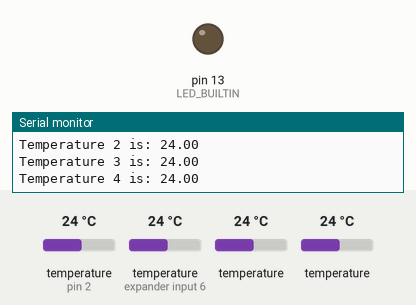
Recording of a sketch running on a simulated Arduino Uno, built with avr-gcc and run on an emulated ATmega328P. Shown: output pins drawn as LEDs (lit = HIGH), the last lines printed to the serial monitor. The test bench sets the inputs (shaded band); at power-on: temperature (sensors on pin 2, expander input 6) 24 °C, temperature 24 °C.

Above: at 0.9 s.
At 5.5 s:
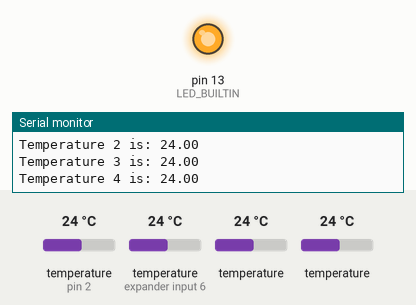
Timing chart, 0 to 6.5 s (numbered marks = the images above):
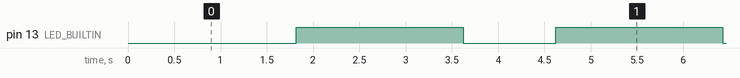

The sketch:

temp_wody_CO.ino
```cpp
#include <OneWire.h>
#include <DallasTemperature.h>

// Data wire is plugged into pin 2 on the Arduino
#define ONE_WIRE_BUS 2

// Setup a oneWire instance to communicate with any OneWire devices
// (not just Maxim/Dallas temperature ICs)
OneWire oneWire(ONE_WIRE_BUS);

// Pass our oneWire reference to Dallas Temperature.
DallasTemperature sensors(&oneWire);

void setup(void)
{
    // initialize digital pin LED_BUILTIN as an output.
  pinMode(LED_BUILTIN, OUTPUT);

  // start serial port
  Serial.begin(9600);
  Serial.println("Dallas Temperature IC Control Library Demo");

  // Start up the library
  sensors.begin();
}


void loop(void)
{
  // call sensors.requestTemperatures() to issue a global temperature
  // request to all devices on the bus
  Serial.print("\n");
  Serial.print("Requesting temperatures...");
  sensors.requestTemperatures(); // Send the command to get temperatures
  Serial.println("DONE");

  Serial.print("Temperature 1 is: ");
  Serial.print(sensors.getTempCByIndex(0)); // Why "byIndex"?
  Serial.print("\n");
  Serial.print("Temperature 2 is: ");
  Serial.print(sensors.getTempCByIndex(1)); // Why "byIndex"?
  Serial.print("\n");
  Serial.print("Temperature 3 is: ");
  Serial.print(sensors.getTempCByIndex(2)); // Why "byIndex"?
    Serial.print("\n");
  Serial.print("Temperature 4 is: ");
  Serial.print(sensors.getTempCByIndex(3)); // Why "byIndex"?
    // You can have more than one IC on the same bus.
    // 0 refers to the first IC on the wire

    digitalWrite(LED_BUILTIN, LOW);
    delay(1000);
    digitalWrite(LED_BUILTIN, HIGH);   // turn the LED on (HIGH is the voltage level)
    delay(1000);                       // wait for a second

}
```

Measured:
- by itself, pin 13 (LED_BUILTIN): alternates HIGH for 1.8 s and LOW for 1.0 s
